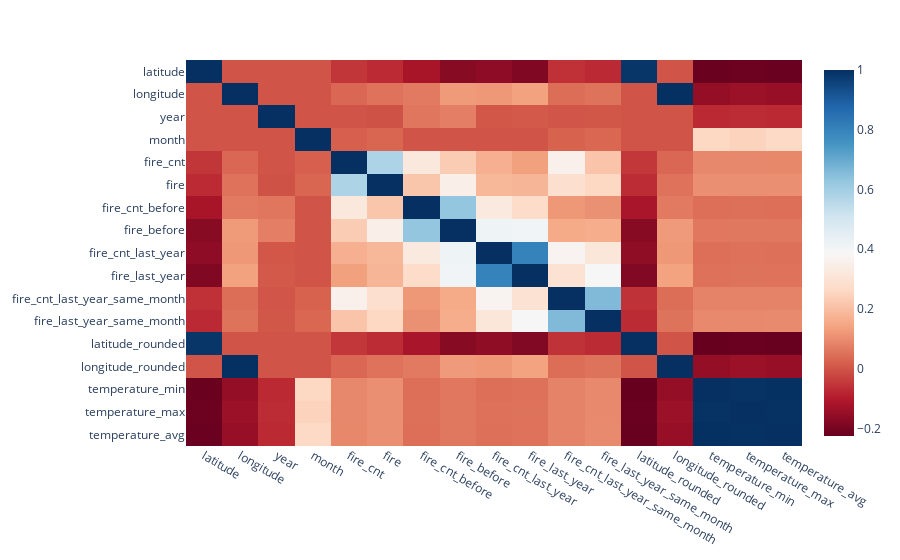

The code cell stored with this chart in its notebook:
### Code cell
corr = full_df.corr()
fig = px.imshow(corr, aspect="auto", color_continuous_scale=px.colors.sequential.RdBu)
fig.show()

### Figure 1 — Plotly figure (JSON) as saved in the notebook; plotly's stock layout.template omitted (floating-point values rounded to 4 significant figures; data arrays with more than 128 entries replaced by an {"elided": "..."} marker saying what was removed)
{"data": [{"coloraxis": "coloraxis", "hovertemplate": "x: %{x}<br>y: %{y}<br>color: %{z}<extra></extra>", "name": "0", "type": "heatmap", "x": ["latitude", "longitude", "year", "month", "fire_cnt", "fire", "fire_cnt_before", "fire_before", "fire_cnt_last_year", "fire_last_year", "fire_cnt_last_year_same_month", "fire_last_year_same_month", "latitude_rounded", "longitude_rounded", "temperature_min", "temperature_max", "temperature_avg"], "xaxis": "x", "y": ["latitude", "longitude", "year", "month", "fire_cnt", "fire", "fire_cnt_before", "fire_before", "fire_cnt_last_year", "fire_last_year", "fire_cnt_last_year_same_month", "fire_last_year_same_month", "latitude_rounded", "longitude_rounded", "temperature_min", "temperature_max", "temperature_avg"], "yaxis": "y", "z": {"elided": "17x17 float values"}}], "layout": {"coloraxis": {"colorscale": [[0, "rgb(103,0,31)"], [0.1, "rgb(178,24,43)"], [0.2, "rgb(214,96,77)"], [0.3, "rgb(244,165,130)"], [0.4, "rgb(253,219,199)"], [0.5, "rgb(247,247,247)"], [0.6, "rgb(209,229,240)"], [0.7, "rgb(146,197,222)"], [0.8, "rgb(67,147,195)"], [0.9, "rgb(33,102,172)"], [1, "rgb(5,48,97)"]]}, "margin": {"t": 60}, "xaxis": {"anchor": "y", "domain": [0, 1]}, "yaxis": {"anchor": "x", "autorange": "reversed", "domain": [0, 1]}}}
